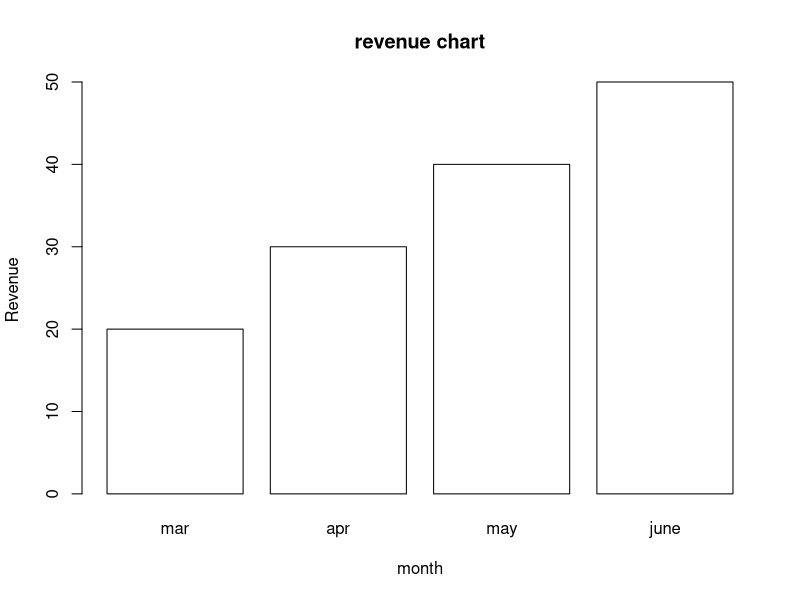
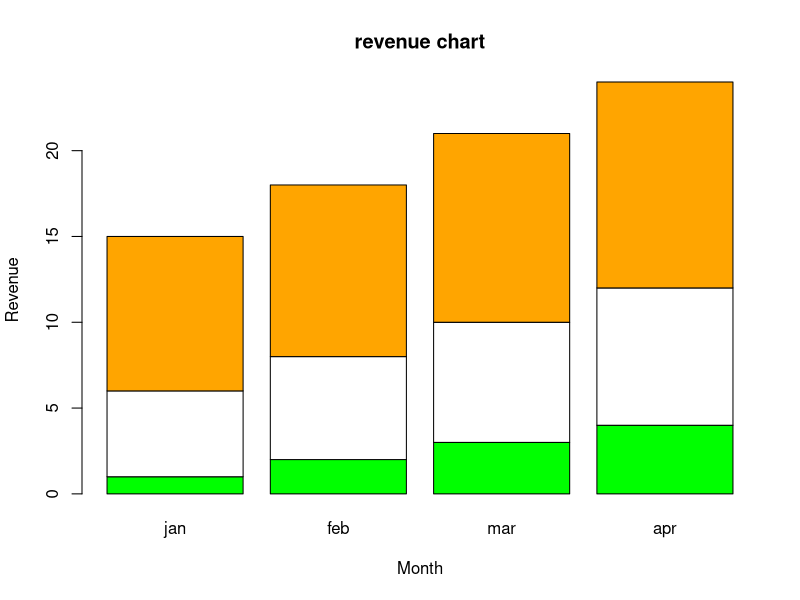
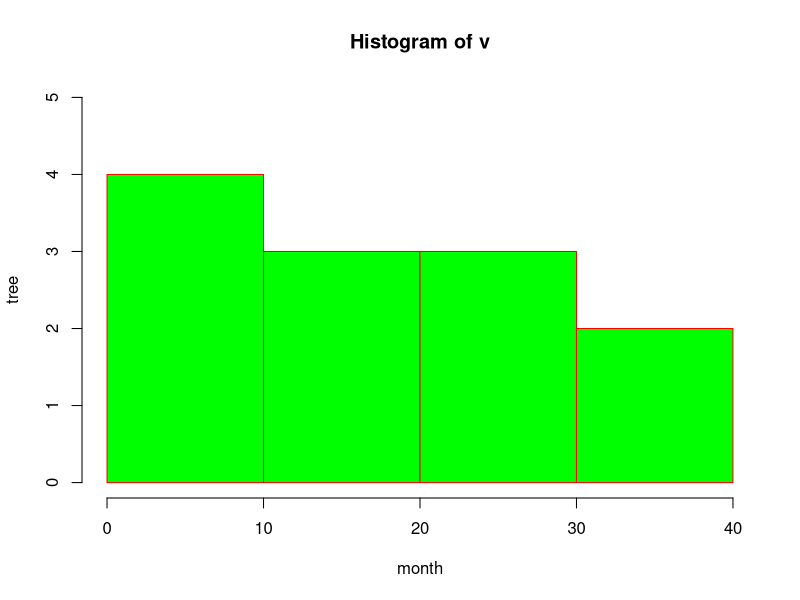

Generate these figures, in order, with R:
#bargraph

a <- c(20 , 30 , 40 ,50)
m <- c("mar","apr","may","june")
barplot(a , names.arg = m, xlab="month",ylab="Revenue",col="white",main="revenue chart",border="black")

#bargraph Revenue 
colors<-c("green","white","orange")
months<-c("jan","feb","mar","apr")
values<-matrix(c(1,2,3,4,5,6,7,8,9,10,11,12), nrow = 3 , ncol=4 , byrow =TRUE)
barplot(values,main = "revenue chart" , names.arg=months, xlab="Month" , ylab = "Revenue" , col = colors)

#histogram
v<-c(1,5,7,8, 11, 15, 19, 25, 27 , 30 , 35 ,40)
months<-c("jan","feb","mar","apr","may")
hist(v,xlab="month", ylab = "tree", col="green",border = "red", breaks = 3 , xlim=c(0,40), ylim=c(0,5))
